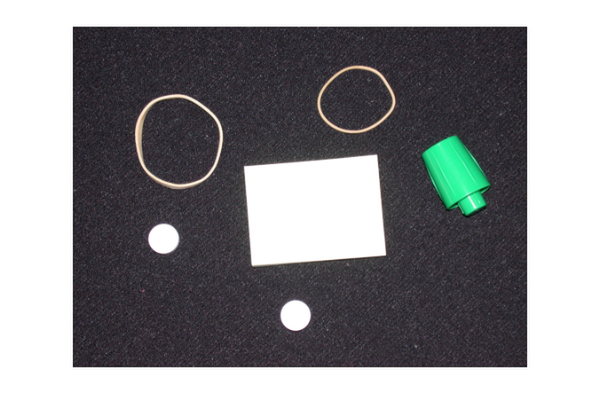
%> input picture 3算法/Algorithms_MathModels/《MATLAB图像处理》源文件/本书源文件/chap4/ipexroundness_01.png, 600 x 417 px
$ octave chap4_16.m   (GNU Octave 9; MATLAB toolbox functions it lacks are replaced by stand-ins)
%> lines starting %> are read from the running program, lines starting %| are printed output that depends on the picture; in (x1, y1, x2, y2) boxes, pixels count from 0 and x2, y2 are one past the last pixel; in counts of white or black regions, pixels touching at a corner belong together; the program's own positions count from 1
close all;%关闭当前所有图形窗口，清空工作空间变量，清除工作空间所有变量
clc;
clear all;
I=imread('ipexroundness_01.png');%读入图像，赋值给I和J
%> I is the input picture: size 417x600x3 uint8; mean R, G, B 143, 142.8, 145.2
J=imread('ipexroundness_04.png');
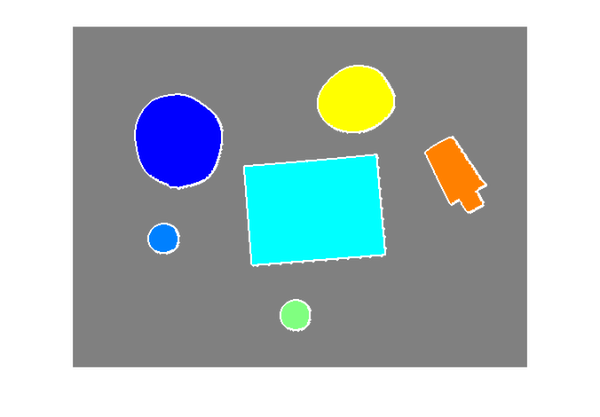
%> input picture 3算法/Algorithms_MathModels/《MATLAB图像处理》源文件/本书源文件/chap4/ipexroundness_04.png, 600 x 417 px
%> J is the input picture: size 417x600x3 uint8; mean R, G, B 170.8, 183.4, 184.8
I1=im2bw(I);                    %转化为二值图像
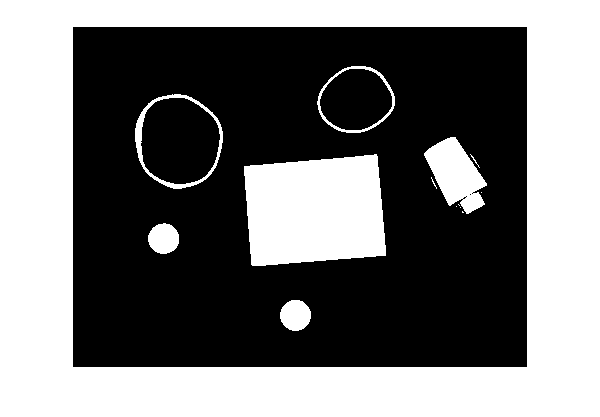
%> I1: size 417x600 logical; 46.1% white; 14 white regions (7 under 20 px), largest, box (x1, y1, x2, y2) and area: (0, 0, 600, 417) 95840, (244, 154, 386, 266) 13637, (424, 137, 487, 214) 2709
J1=im2bw(J);
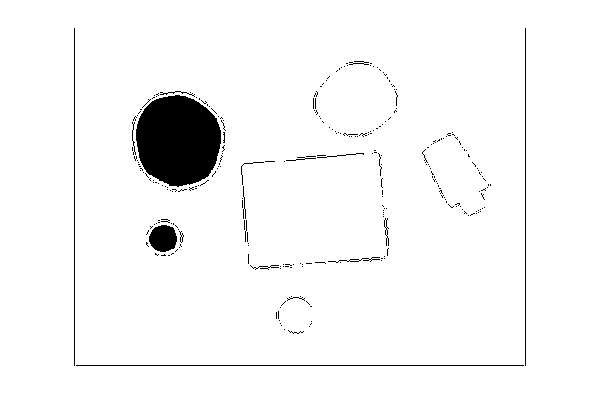
%> J1: size 417x600 logical; 96.3% white; 276 black regions (257 under 20 px), largest, box (x1, y1, x2, y2) and area: (136, 95, 221, 187) 6121, (149, 225, 177, 252) 592, (76, 365, 524, 366) 448
K1=I1 & J1;                     %实现图像的逻辑“与”运算
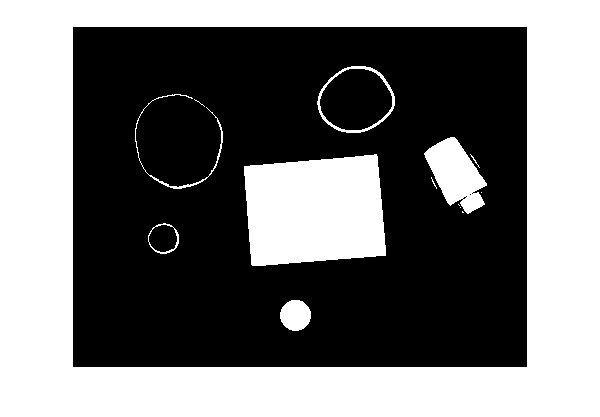
%> K1: size 417x600 logical; 45.6% white; 14 white regions (7 under 20 px), largest, box (x1, y1, x2, y2) and area: (0, 0, 600, 417) 95840, (244, 154, 386, 266) 13637, (424, 137, 487, 214) 2699
K2=I1 | J1;                     %实现图像的逻辑“或”运算
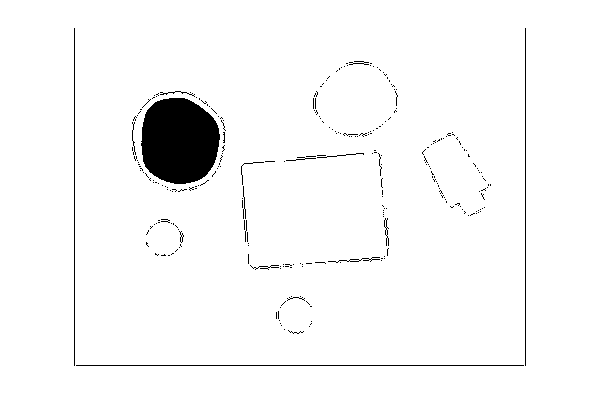
%> K2: size 417x600 logical; 96.8% white; 275 black regions (257 under 20 px), largest, box (x1, y1, x2, y2) and area: (141, 98, 220, 184) 5466, (76, 365, 524, 366) 448, (74, 28, 75, 366) 338
K3=~I1;                         %实现逻辑“非”运算
K4=xor(I1,J1);                  %实现“异或”运算
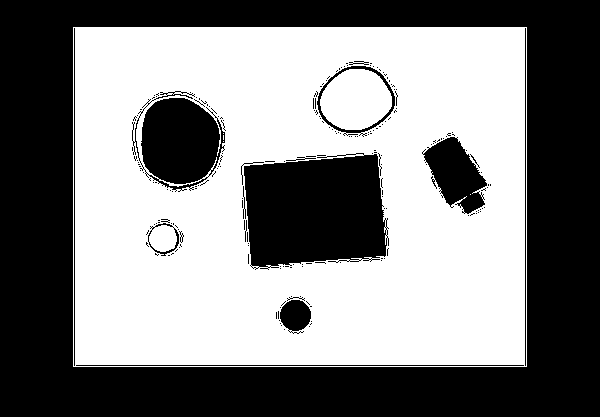
%> K4: size 417x600 logical; 51.2% white; 212 black regions (194 under 20 px), largest, box (x1, y1, x2, y2) and area: (0, 0, 600, 417) 95840, (244, 153, 389, 270) 13877, (132, 91, 225, 192) 6018
set(0,'defaultFigurePosition',[100,100,1000,500]);%修改图形图像位置的默认设置
set(0,'defaultFigureColor',[1 1 1])%修改图形背景颜色的设置
figure,                     %显示原图像及相应的二值图像
subplot(121);imshow(I1),axis on;
subplot(122);imshow(J1),axis on;
figure,                      %显示逻辑运算图像
subplot(121);imshow(K1),axis on;
subplot(122);imshow(K2),axis on;
figure,
subplot(121);imshow(K3),axis on;
subplot(122);imshow(K4),axis on;
